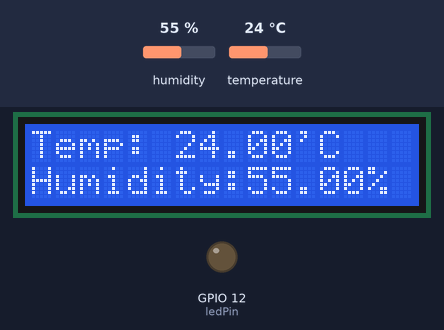
Bench run of a sketch on a simulated ESP8266 (NodeMCU). Parts: 16×2 character LCD, output pins drawn as LEDs (lit = HIGH). The inputs (shaded band) are chosen by the test bench; at power-on: humidity 55 %, temperature 24 °C. WiFi joins after 1.5 s; servers stay silent unless stated; the local clock reads 2024-03-15 10:24:30 at power-on unless the sketch sets it; what the sketch prints to the serial monitor is not drawn.

Above: at 2.8 s.
2.9 s: humidity set to 59 %
At 5.2 s:
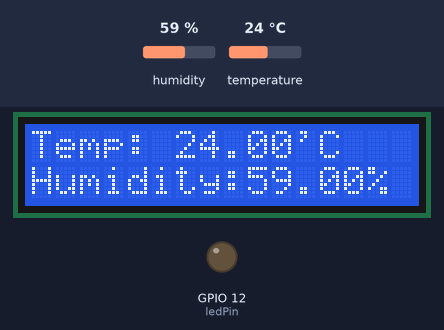
5.6 s: humidity set to 62 %
At 6.8 s:
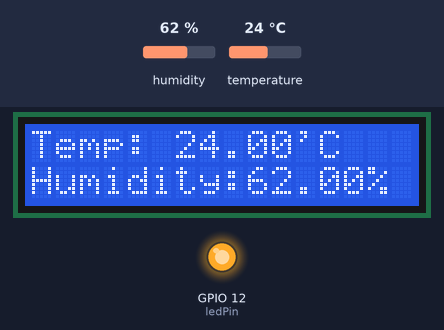
8.3 s: temperature set to 12 °C
At 11.2 s:
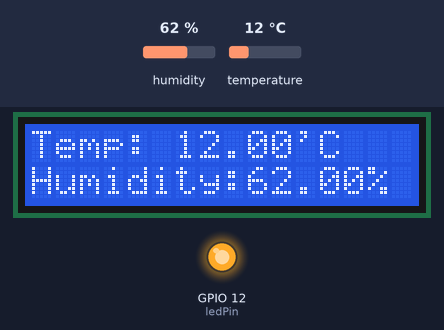
11.5 s: temperature set to 19 °C
At 12.7 s:
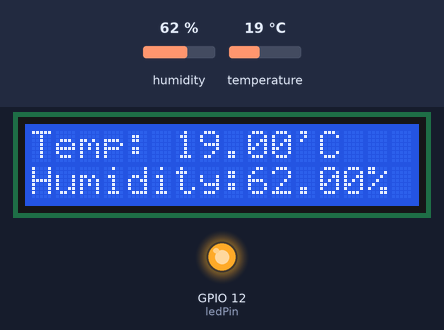
Timing chart, 0 to 14.5 s (numbered marks = the images above; inputs shaded):
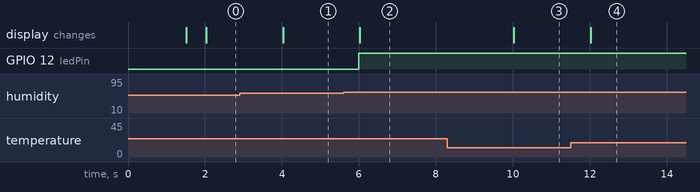

Measured:
- the behaviour switches between 60 and 61 % on humidity (found by bisection; images 1 and 2)
- after the input at 2.9 s, the display: changes after 1.1 s (image 1)
- after the input at 5.6 s, GPIO 12 (ledPin): LOW → HIGH after 0.40 s; the display: changes after 0.43 s (image 2)
- after the input at 8.3 s, the display: changes after 1.7 s (image 3)
- after the input at 11.5 s, the display: changes after 0.53 s (image 4)

The sketch:

dht11.ino
```cpp
#include <Arduino.h>
#include "DHT.h"

#include <ESP8266WiFi.h>
#include <FirebaseESP8266.h>

#include <Wire.h>
#include <LiquidCrystal_I2C.h>

LiquidCrystal_I2C lcd(0x27,16,2);  // set the LCD address to 0x27 for a 16 chars and 2 line display

#include <addons/TokenHelper.h>
#include <addons/RTDBHelper.h>

// SETUP FIREBASE
/* 1. Define the WiFi credentials */
#define WIFI_SSID "WIFI_SSID"
#define WIFI_PASSWORD "WIFI_PASSWORD"
/* 2. Define the API Key */
#define API_KEY "API_KEY"
/* 3. Define the RTDB URL */
#define DATABASE_URL "DATABASE_URL"
/* database secret used in Firebase.setQueryIndex function */
#define DATABASE_SECRET "DATABASE_SECRET"
/* 4. Define the user Email and password that alreadey registerd or added in your project */
#define USER_EMAIL "EMAIL"
#define USER_PASSWORD "EMAIL_PASSWORD"

// Define the Firebase Data object
FirebaseData fbdo;
// Define the FirebaseAuth data for authentication data
FirebaseAuth auth;
// Define the FirebaseConfig data for config data
FirebaseConfig config;

unsigned long deleteDataMillis = 0, pushDataMillis = 0;

int count = 0;
bool indexing = false;

// SETUP DHT22
#define DHTPIN 2 // Digital pin connected to the DHT sensor, i used D4
#define DHTTYPE DHT11   // DHT 11
// #define DHTTYPE DHT22 // DHT 22  (AM2302), AM2321
// #define DHTTYPE DHT21   // DHT 21 (AM2301)
DHT dht(DHTPIN, DHTTYPE);
// define pin data
const int ledPin = 12; //LED connect to D6 of ESP8266

int alert = 0;

void setup(void)
{
  Serial.begin(115200);
  Serial.println();
  Serial.println();

  WiFi.begin(WIFI_SSID, WIFI_PASSWORD);
  Serial.print("Connecting to Wi-Fi");
  Serial.begin(9600);
  Serial.println(F("DHT11 test!"));

  // LED SETUP
  pinMode(ledPin, OUTPUT);
  dht.begin();

  // DHT11 SETUP
  Serial.begin(115200); // 1bit=10µs
  Serial.println("\ntest capture DTH11");

  // FIREBASE SETUP
  while (WiFi.status() != WL_CONNECTED)
  {
    Serial.print(".");
    delay(300);
  }
  Serial.println();
  Serial.print("Connected with IP: ");
  Serial.println(WiFi.localIP());
  Serial.println();

  Serial.printf("Firebase Client v%s\n\n", FIREBASE_CLIENT_VERSION);

  /* Assign the api key (required) */
  config.api_key = API_KEY;

  /* Assign the user sign in credentials */
  auth.user.email = USER_EMAIL;
  auth.user.password = USER_PASSWORD;

  /* Assign the RTDB URL (required) */
  config.database_url = DATABASE_URL;

  config.token_status_callback = tokenStatusCallback;
  Firebase.reconnectNetwork(true);

  // Since v4.4.x, BearSSL engine was used, the SSL buffer need to be set.
  // Large data transmission may require larger RX buffer, otherwise connection issue or data read time out can be occurred.
  fbdo.setBSSLBufferSize(4096 /* Rx buffer size in bytes from 512 - 16384 */, 1024 /* Tx buffer size in bytes from 512 - 16384 */);

  Firebase.begin(&config, &auth);

  // NTP time sync
  configTime(3 * 3600, 0, "pool.ntp.org", "time.nist.gov");

  //LCD setup
  Wire.begin(4,5); // SDA connected to pin D2 and SCL connected to pin D1
  lcd.begin(16,2);
  lcd.init();
  lcd.clear();
  lcd.backlight();
}

void loop(void)
{
  float humidity = dht.readHumidity();
  float temperature = dht.readTemperature();
  // Readings every 2 seconds
  static unsigned long previousMillis = 0;
  if (millis() - previousMillis >= 2000)
  {
    previousMillis = millis();
    if (!isnan(humidity) && !isnan(temperature))
    {
      if (humidity > 60 || temperature > 40)
      {
        // Turn on LED
        digitalWrite(ledPin, HIGH);
        alert = 1;
      }
      else
      {
        // Turn off LED
        digitalWrite(ledPin, LOW);
        alert = 0;
      }
      //LCD DISPLAY
      lcd.setCursor(0,0);
      lcd.print("Temp: ");
      lcd.print(temperature);
      lcd.print("'C");
      lcd.setCursor(0,1);
      lcd.print("Humidity:");
      lcd.print(humidity);
      lcd.print("%");
      lcd.display();

      delay(1000);
      // FIREBASE
      if (Firebase.ready())
      {
        Serial.print("Humidity: ");
        Serial.print(humidity);
        Serial.print("%  Temperature: ");
        Serial.print(temperature);
        Serial.println("°C");
      }

    }
    else
    {
      Serial.println("Failed to read from DHT sensor!");
    }
  }

  if (Firebase.ready())
  {
    if (!indexing)
    {
      indexing = true;
      Serial.print("Set query index in database rules... ");
      if (Firebase.setQueryIndex(fbdo, "sensor/log", "ts", DATABASE_SECRET))
        Serial.println("ok");
      else
        Serial.println(fbdo.errorReason());
    }

    // push data every 30s
    if (millis() - pushDataMillis > 30 * 1000)
    {
      pushDataMillis = millis();

      count++;

      FirebaseJson json;

      json.add("ts", (uint32_t)time(nullptr));
      json.add("humidity", humidity);
      json.add("temperature", temperature);

      Serial.print("Pushing data... ");

      if (Firebase.push(fbdo, "sensor/log", json))
        Serial.println("ok");
      else
        Serial.println(fbdo.errorReason());
    }

    // delete old data every 1 min
    if (time(nullptr) > 1618971013 && millis() - deleteDataMillis > 60 * 1000)
    {
      deleteDataMillis = millis();

      Serial.print("Delete history data older than 10 minutes... ");

      if (Firebase.deleteNodesByTimestamp(fbdo, "sensor/log", "ts", 10 /* delete 10 nodes at once */, 10 * 60 /* retain data within 10 minutes */))
        Serial.println("ok");
      else
        Serial.println(fbdo.errorReason());
    }
  }
}
```
